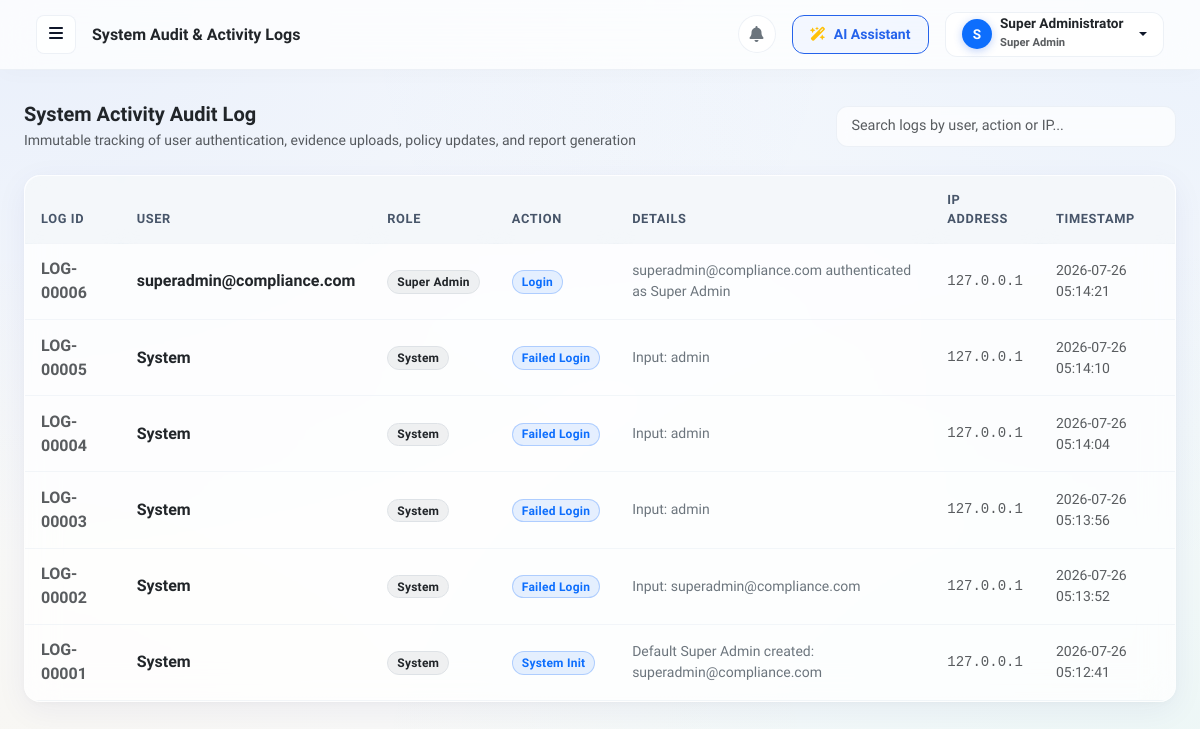
Page /logs (signed in) on the earlier database version.
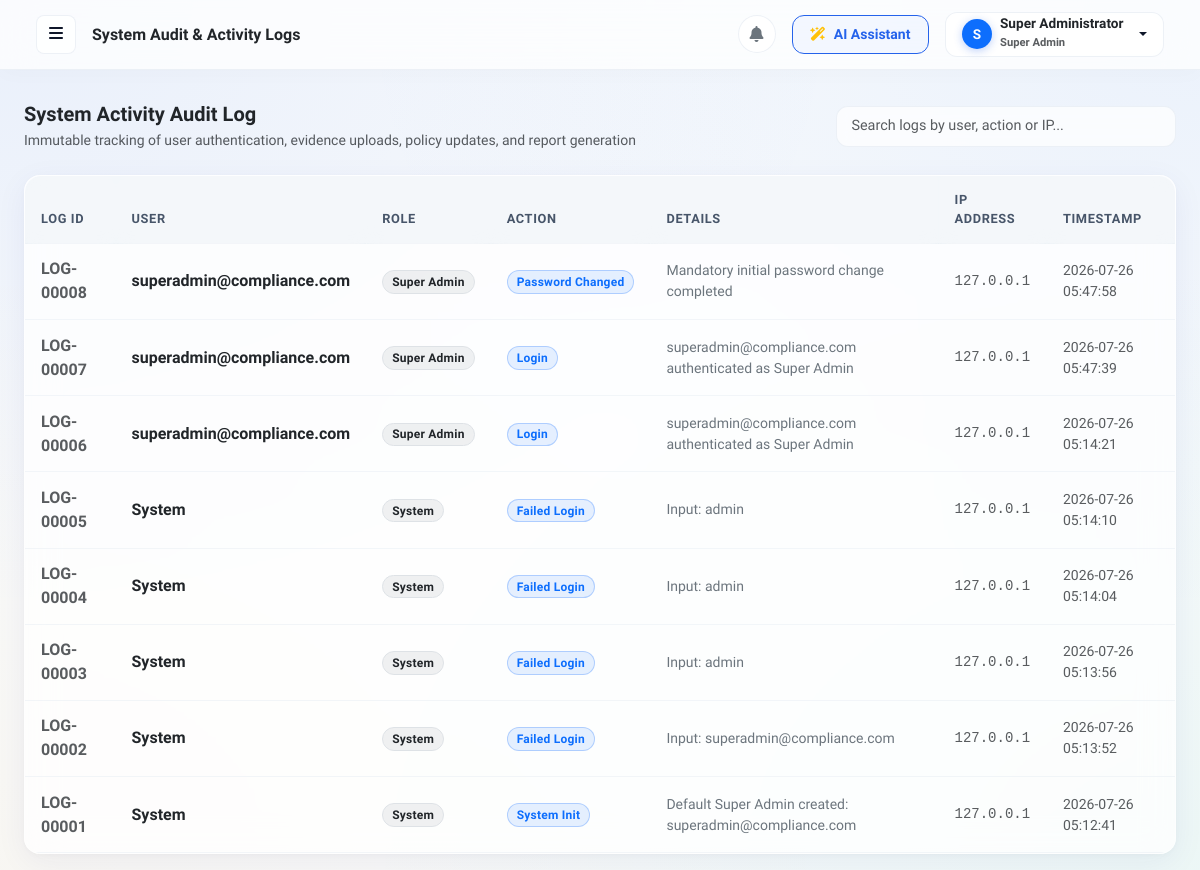
Same page on the later database version.
### models.py (models this page shows, shortened)
class User(UserMixin, db.Model):
    __tablename__ = 'users'
    id                  = db.Column(db.Integer, primary_key=True)
    full_name           = db.Column(db.String(100), nullable=False)
    username            = db.Column(db.String(80),  nullable=False, unique=True)
    email               = db.Column(db.String(120), nullable=False, unique=True, index=True)
    password_hash       = db.Column(db.String(256), nullable=False)
    role                = db.Column(db.String(30),  nullable=False, default='Employee')
    department_id       = db.Column(db.Integer, db.ForeignKey('departments.id'), nullable=True)
    phone               = db.Column(db.String(30),  nullable=True)
    profile_image       = db.Column(db.String(255), default='default_avatar.png')
    job_title           = db.Column(db.String(100), nullable=True)
    status              = db.Column(db.String(20),  default='Active')  # Active / Inactive
    must_change_password= db.Column(db.Boolean,     default=False)
    last_login          = db.Column(db.DateTime,    nullable=True)
    created_at          = db.Column(db.DateTime,    default=datetime.utcnow)
    updated_at          = db.Column(db.DateTime,    default=datetime.utcnow, onupdate=datetime.utcnow)
    tasks_assigned  = db.relationship('Task', foreign_keys='Task.assigned_to_id', backref='assignee',   lazy=True)
    tasks_created   = db.relationship('Task', foreign_keys='Task.assigned_by_id', backref='creator',    lazy=True)
    evidence_up     = db.relationship('Evidence', foreign_keys='Evidence.employee_id',  backref='uploader',  lazy=True)
    evidence_rev    = db.relationship('Evidence', foreign_keys='Evidence.reviewer_id',  backref='reviewer',  lazy=True)
    audits_as       = db.relationship('Audit',   foreign_keys='Audit.auditor_id',       backref='auditor',   lazy=True)
    notifications   = db.relationship('Notification', backref='user', lazy=True)

class ActivityLog(db.Model):
    __tablename__ = 'activity_logs'
    id         = db.Column(db.Integer, primary_key=True)
    user_id    = db.Column(db.Integer, db.ForeignKey('users.id'), nullable=True)
    user_name  = db.Column(db.String(100), nullable=False)
    user_role  = db.Column(db.String(50),  nullable=True)
    action     = db.Column(db.String(100), nullable=False)
    details    = db.Column(db.Text,        nullable=True)
    ip_address = db.Column(db.String(45),  nullable=True)
    created_at = db.Column(db.DateTime,   default=datetime.utcnow)

### app.py (the view)
@app.route('/logs')
@login_required
@role_required('Super Admin')
def logs():
    page   = request.args.get('page', 1, type=int)
    q      = request.args.get('q', '').strip()
    qry    = ActivityLog.query
    if q:
        qry = qry.filter(
            ActivityLog.user_name.ilike(f'%{q}%') |
            ActivityLog.action.ilike(f'%{q}%'))
    pag = qry.order_by(ActivityLog.created_at.desc()).paginate(page=page, per_page=20)
    return render_template('logs/index.html', logs=pag.items, pagination=pag, search_q=q)

### app.py (called while the page is built)
@login_manager.user_loader
def load_user(user_id):
    return User.query.get(int(user_id))

def role_required(*allowed_roles):
    def decorator(f):
        @wraps(f)
        def decorated(*args, **kwargs):
            if not current_user.is_authenticated:
                return redirect(url_for('login'))
            if current_user.role not in allowed_roles:
                flash('Access Denied: You are not authorised to view this page.', 'danger')
                return redirect(url_for('dashboard'))
            return f(*args, **kwargs)
        return decorated
    return decorator

@app.context_processor
def inject_globals():
    unread = 0
    if current_user.is_authenticated:
        unread = Notification.query.filter_by(user_id=current_user.id, is_read=False).count()
    return dict(unread_notifications_count=unread)

@app.before_request
def enforce_access_controls():
    public_endpoints = {'landing', 'login', 'register', 'forgot_password', 'reset_password_token', 'login_google', 'static'}
    if request.endpoint in public_endpoints:
        return None
    if current_user.is_authenticated and current_user.status != 'Active':
        logout_user()
        flash('Your account is currently inactive. Please contact an administrator.', 'warning')
        return redirect(url_for('landing'))
    return None

### templates/logs/index.html (shortened to what this page needs)
{% extends "layout/base.html" %}
{% block page_title %}System Audit &amp; Activity Logs{% endblock %}
{% block content %}
<div class="d-flex flex-column flex-md-row justify-content-between align-items-md-center gap-3 mb-4">
    <div>
        <h5 class="fw-bold mb-1 text-dark">System Activity Audit Log</h5>
        <p class="text-muted small mb-0">Immutable tracking of user authentication, evidence uploads, policy updates, and report generation</p>
    </div>
    <input type="text" class="form-control form-control-sm navbar-search table-search-input" data-table-target="logsTable" placeholder="Search logs by user, action or IP...">
</div>
<div class="glass-card p-0">
    <div class="table-responsive">
        <table class="table table-hover align-middle mb-0" id="logsTable">
            <thead>
                <tr>
                    <th>Log ID</th>
                    <th>User</th>
                    <th>Role</th>
                    <th>Action</th>
                    <th>Details</th>
                    <th>IP Address</th>
                    <th>Timestamp</th>
                </tr>
            </thead>
            <tbody>
                {% for l in logs %}
                <tr>
                    <td class="fw-bold text-muted">LOG-{{ "%05d"|format(l.id) }}</td>
                    <td class="fw-bold text-dark">{{ l.user_name }}</td>
                    <td><span class="badge bg-secondary bg-opacity-10 text-dark border">{{ l.user_role or 'Guest' }}</span></td>
                    <td><span class="badge bg-primary bg-opacity-10 text-primary border border-primary border-opacity-25">{{ l.action }}</span></td>
                    <td class="small text-secondary">{{ l.details }}</td>
                    <td class="small font-monospace text-muted">{{ l.ip_address or '127.0.0.1' }}</td>
                    <td class="small text-muted">{{ l.created_at.strftime('%Y-%m-%d %H:%M:%S') }}</td>
                </tr>
                {% else %}
                <tr>
                    <td colspan="7" class="text-center py-4 text-muted">No activity logs recorded.</td>
                </tr>
                {% endfor %}
            </tbody>
        </table>
    </div>
</div>
{% endblock %}

### templates/layout/base.html (shortened to what this page needs)
<!DOCTYPE html>
<html lang="en">
<head>
    <link href="https://cdn.jsdelivr.net/npm/bootstrap@5.3.2/dist/css/bootstrap.min.css" rel="stylesheet">
    <link href="https://cdnjs.cloudflare.com/ajax/libs/font-awesome/6.4.2/css/all.min.css" rel="stylesheet">
    <link rel="stylesheet" href="{{ url_for('static', filename='css/custom.css') }}?v=3.0">
</head>
<body>
<div id="wrapper">
    <div id="content">
        <nav class="navbar navbar-expand-lg top-navbar">
            <div class="container-fluid">
                <button type="button" id="sidebarCollapse" class="btn me-3" title="Toggle Navigation Sidebar">
                    <i class="fas fa-bars"></i>
                </button>
                <div class="d-none d-md-block me-auto">
                    <h6 class="mb-0 fw-bold text-dark">{% block page_title %}Security Compliance{% endblock %}</h6>
                </div>
                <div class="d-flex align-items-center gap-3">
                    <a href="{{ url_for('notifications') }}" class="btn btn-glass position-relative p-2 rounded-circle d-flex align-items-center justify-content-center" style="width:38px;height:38px;" title="Notifications">
                        <i class="fas fa-bell text-secondary"></i>
                    </a>
                    {% if current_user.is_authenticated and current_user.role in ['Super Admin', 'Admin', 'Auditor'] %}
                    <a href="{{ url_for('ai_studio') }}" class="btn btn-sm btn-outline-primary d-flex align-items-center gap-2">
                        <i class="fas fa-wand-magic-sparkles text-warning"></i> <span class="d-none d-sm-inline">AI Assistant</span>
                    </a>
                    {% endif %}
                    <div class="dropdown">
                        <a class="btn btn-glass btn-sm dropdown-toggle d-flex align-items-center gap-2 px-3 py-1"
                           href="#" role="button" data-bs-toggle="dropdown">
                            <div class="bg-primary text-white rounded-circle d-flex align-items-center justify-content-center fw-bold"
                                 style="width:30px;height:30px;font-size:0.85rem; box-shadow: 0 2px 8px rgba(37,99,235,0.3);">
                                {{ current_user.full_name[0].upper() if current_user.is_authenticated else 'G' }}
                            </div>
                            <div class="text-start d-none d-sm-block me-1">
                                <div class="fw-bold text-dark lh-1" style="font-size:0.85rem;">
                                    {{ current_user.full_name if current_user.is_authenticated else 'Guest' }}
                                </div>
                                <small class="text-muted" style="font-size:0.7rem;">{{ current_user.role if current_user.is_authenticated else '' }}</small>
                            </div>
                        </a>
                    </div>
                </div>
            </div>
        </nav>
        <div class="px-4 pt-3">
        </div>
        <div class="container-fluid px-4 py-3">
            {% block content %}{% endblock %}
        </div>
    </div>
</div>
</body>
</html>

### static/css/custom.css (style rules this page uses)
:root { --primary-color: #2563eb; --primary-hover: #1d4ed8; --primary-light: rgba(37, 99, 235, 0.1); --secondary-color: #3b82f6; --success-color: #10b981; --warning-color: #f59e0b; --danger-color: #ef4444; --bg-main: #f8fafc; --text-primary: #0f172a; --text-secondary: #475569; --text-muted: #64748b; --glass-bg: rgba(255, 255, 255, 0.68); --glass-bg-hover: rgba(255, 255, 255, 0.85); --glass-border: rgba(255, 255, 255, 0.6); --glass-border-subtle: rgba(226, 232, 240, 0.6); --glass-blur: blur(16px); --glass-shadow: 0 8px 32px 0 rgba(31, 38, 135, 0.06), 0 2px 8px rgba(0, 0, 0, 0.03); --glass-shadow-hover: 0 14px 40px 0 rgba(37, 99, 235, 0.12), 0 4px 12px rgba(0, 0, 0, 0.05); --sidebar-bg: rgba(15, 23, 42, 0.88); --sidebar-width: 270px; --sidebar-transition: 0.32s cubic-bezier(0.4, 0, 0.2, 1); --radius-lg: 16px; --radius-md: 12px; --radius-sm: 8px; }
* { box-sizing: border-box; }
body { font-family: 'Plus Jakarta Sans', -apple-system, BlinkMacSystemFont, "Segoe UI", Roboto, sans-serif; background-color: var(--bg-main); background-image: radial-gradient(at 0% 0%, rgba(37, 99, 235, 0.07) 0px, transparent 50%), radial-gradient(at 100% 0%, rgba(59, 130, 246, 0.07) 0px, transparent 50%), radial-gradient(at 100% 100%, rgba(16, 185, 129, 0.05) 0px, transparent 50%), radial-gradient(at 0% 100%, rgba(245, 158, 11, 0.04) 0px, transparent 50%); background-attachment: fixed; color: var(--text-primary); overflow-x: hidden; min-height: 100vh; }
#wrapper { display: block; width: 100%; min-height: 100vh; }
#content { width: 100%; min-height: 100vh; display: flex; flex-direction: column; }
.top-navbar { background: rgba(255, 255, 255, 0.75) !important; backdrop-filter: var(--glass-blur); -webkit-backdrop-filter: var(--glass-blur); border-bottom: 1px solid var(--glass-border-subtle); box-shadow: 0 4px 20px rgba(0, 0, 0, 0.02); padding: 0.75rem 1.5rem; position: sticky; top: 0; z-index: 999; }
#sidebarCollapse { background: rgba(255, 255, 255, 0.8); border: 1px solid var(--glass-border-subtle); color: var(--text-primary); border-radius: var(--radius-sm); padding: 0.4rem 0.75rem; transition: all 0.2s ease; }
.navbar-search { max-width: 340px; background: rgba(255, 255, 255, 0.7) !important; border: 1px solid var(--glass-border-subtle) !important; border-radius: var(--radius-md) !important; backdrop-filter: blur(8px); padding: 0.45rem 0.9rem; font-size: 0.875rem; transition: all 0.2s ease; }
.card, .glass-card, .kpi-card { background: var(--glass-bg); backdrop-filter: var(--glass-blur); -webkit-backdrop-filter: var(--glass-blur); border: 1px solid var(--glass-border); border-radius: var(--radius-lg); box-shadow: var(--glass-shadow); transition: transform 0.25s ease, box-shadow 0.25s ease, border-color 0.25s ease; }
.table-responsive { border-radius: var(--radius-lg); overflow: hidden; }
.table { background: transparent; color: var(--text-primary); margin-bottom: 0; }
.table th { background: rgba(241, 245, 249, 0.75) !important; backdrop-filter: blur(8px); -webkit-backdrop-filter: blur(8px); color: var(--text-secondary); font-weight: 700; font-size: 0.8rem; text-transform: uppercase; letter-spacing: 0.05em; border-bottom: 1px solid var(--glass-border-subtle) !important; padding: 0.9rem 1rem; position: sticky; top: 0; z-index: 10; }
.table td { padding: 0.85rem 1rem; vertical-align: middle; border-bottom: 1px solid rgba(226, 232, 240, 0.4); background: rgba(255, 255, 255, 0.3); transition: background 0.15s ease; }
.form-control, .form-select, .input-group-text { background: rgba(255, 255, 255, 0.75); backdrop-filter: blur(8px); -webkit-backdrop-filter: blur(8px); border: 1px solid var(--glass-border-subtle); border-radius: var(--radius-md); color: var(--text-primary); font-size: 0.9rem; padding: 0.55rem 0.9rem; transition: all 0.2s ease; }
.btn { border-radius: var(--radius-md); font-weight: 600; padding: 0.5rem 1.1rem; transition: all 0.22s ease; }
.btn-outline-primary { border-color: var(--primary-color); color: var(--primary-color); background: rgba(37, 99, 235, 0.04); }
.btn-glass { background: rgba(255, 255, 255, 0.65); backdrop-filter: blur(8px); border: 1px solid var(--glass-border-subtle); color: var(--text-primary); }
.badge { padding: 0.4em 0.75em; font-weight: 600; border-radius: 30px; letter-spacing: 0.02em; }

Differences in the rows shown:
added ActivityLog: id "00008", user_name "superadmin@compliance.com", user_role "Super Admin", action "Password Changed", details "Mandatory initial password change completed", ip_address "127.0.0.1", created_at "2026-07-26 05:47:58"
added ActivityLog: id "00007", user_name "superadmin@compliance.com", user_role "Super Admin", action "Login", details "superadmin@compliance.com authenticated as Super Admin", ip_address "127.0.0.1", created_at "2026-07-26 05:47:39"
